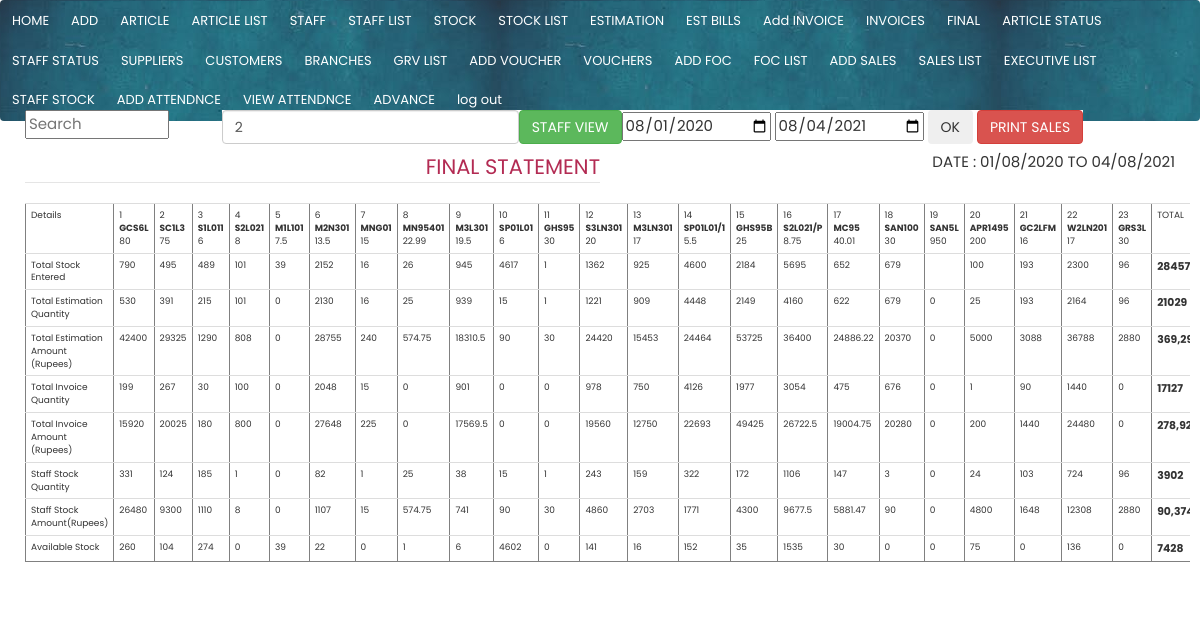
/view/final.php (signed in), run on the app's committed database.
### tables this page shows
CREATE TABLE `articles` (
  `article_id` int(11) NOT NULL,
  `article_name` varchar(250) NOT NULL,
  `supplier_id` int(11) NOT NULL,
  `article_price` decimal(11,2) NOT NULL,
  `article_stock` int(11) DEFAULT 0,
  `article_no` varchar(250) NOT NULL,
  `sales_price` decimal(11,2) NOT NULL,
  `hsn_no` varchar(250) NOT NULL,
  `sgst` varchar(250) NOT NULL,
  `cgst` varchar(250) NOT NULL,
  `igst` varchar(250) NOT NULL,
  `staff_stock` int(11) DEFAULT 0,
  `enter_datetime` datetime NOT NULL DEFAULT current_timestamp(),
  `sold` int(11) DEFAULT 0,
  `dsold` int(11) DEFAULT 0,
  `fsold` int(11) DEFAULT 0,
  `cess` decimal(11,2) NOT NULL
);

### view/final.php (called while the page is built)
<?php
include '../connect.php';
include '../main/navbar.php';
include '../view/final_all.php';
?>

### connect.php (called while the page is built, shortened)
<?php
   $date = date("Y-m-d");
?>

### view/final_all.php (the view, shortened to what this page needs)
<?php
$from_date='2020-08-01';
$to_date=$date;
$staff_id=2;
?>
<!DOCTYPE html>
<html>
<head>
</head>
<body>
 <div class="col-lg-2" ><input  placeholder="Search" id="myInput" type="text" style="width: 12vw;color: black;margin-bottom: 1vw;">   </div>
 <div class="col-lg-10" >
  <table>
    <tr>
    <td>
      <input list="staffs" id="executive_id"  class="form-control" style="*width: 12vw;" onchange="staff_refresh(this.value);" value="<?php echo $staff_id ?>"  name="staff_id" placeholder="SEARCH STAFF" >
    </td>
<td>
  <input type="button" id="mode" class="btn btn-success" value="STAFF VIEW" onclick="refresh_again3()">
</td>
    <td>
<td>
  <input  type="date" name="from_date" value="<?php echo $from_date;?>" id="from_date">
  <input  type="date" name="to_date" value="<?php echo $to_date;?>" id="to_date">
  <button class="btn btn-md" onclick="date_filter();">OK </button>
  <button class="btn btn-danger"  onclick="print_page()">PRINT SALES</button>
</td>
</tr>
</table>
</div>
<div id="printableArea"  class="col-md-12" style="overflow: auto; ">
<div style="width: 50%;float: left;text-align: right;"><legend> FINAL STATEMENT </legend> </div>
<div style="width: 50%;float: right;text-align: right;">DATE : <?php echo  date("d/m/Y", strtotime($from_date)) ?> TO <?php echo date("d/m/Y", strtotime($to_date)) ?></div>
      <table style="font-size: .75vw;*display: none;*font-family: unset;" border="1" id="all_table" class="table-condensed table table-hover table-stiped ">
        <tr ><td style="width: 1vw;">Details</td>
          <?php
            $sql="SELECT count(article_id) as total_article FROM `articles`";
          $query=mysqli_query($conn,$sql);
          $fetch=mysqli_fetch_array($query);
          $total_article=$fetch['total_article'];
          $wsql="select * from articles";
          $query=mysqli_query($conn,$wsql);
          $i=1;
          $sum=0;
          while($fetch=mysqli_fetch_array($query))
          {
            ?> <td> <table> <tr>
              <?php
              $sgst=0 ;
              $cgst=0 ;
              $igst=0 ;
              $sales_price=$fetch["sales_price"];
              if (is_numeric($fetch["sgst"])) { $sgst= $fetch["sgst"];} else{ $sgst=0 ;}
if (is_numeric($fetch["cgst"])) { $cgst= $fetch["cgst"];}else{$cgst=0 ;}
if (is_numeric($fetch["igst"])) {  $igst= $fetch["igst"];}else{   $igst=0 ;}
$sgst=$sales_price*($sgst/100);
$cgst=$sales_price*($cgst/100);
$igst=$sales_price*($igst/100);
              $item_price[$i]=$fetch["sales_price"]+$sgst+$cgst+$igst;
              $est_qty[$i]=0;
              $stock_qty[$i]=0;
              $avail_qty[$i]=0;
              $est_mrp[$i]=0;
              $sls_qty[$i]=0;
              $sls_mrp[$i]=0;
              ?>
              <td><?php echo $fetch["article_id"]?></td></tr><tr>
              <td style="font-weight: bold;"><?php echo $fetch["article_no"]; ?>
               </td></tr><tr><td>
               <?php
               echo round($item_price[$i],2);
               $item_price[$i]=round($item_price[$i],2);
             ?></td> </tr></table></td>
            <?php
            $i++;
          }
          ?>
          <td  >
<table>
  <tr>
    <td>TOTAL</td>
  </tr>
</table>
          </td>
        </tr>
          <tr>
          <td>
            Total Stock Entered
          </td>
            <?php
            $stock_sum=0;
             for($p=1;$p<=$total_article;$p++)
          {
                     $sql7="SELECT SUM(article_qty) as stock_qty from stocks where article_id='$p' AND stock_date BETWEEN '$from_date' AND '$to_date'";
                         $query7=mysqli_query($conn,$sql7);
           $fetch7=mysqli_fetch_array($query7);
            ?>
           <td ><?php
 $stock_qty[$p]=$fetch7["stock_qty"];
 echo $stock_qty[$p];
           $stock_sum+= $fetch7["stock_qty"];
            ?>
           </td>
            <?php
          }
          ?>
            <td class="total_td"><?php echo $stock_sum;?></td>
        </tr>
        <tr>
          <td>Total Estimation Quantity</td>
          <?php
          for($j=1;$j<=$total_article;$j++)
          {
           $sql1="SELECT SUM(estimation_articles.article_qty) as est_sum FROM `estimation_articles` LEFT JOIN estimation on estimation.sales_id=estimation_articles.sales_id where estimation_articles.article_id='$j' AND estimation.sales_date BETWEEN '$from_date' AND '$to_date'";
           $query1=mysqli_query($conn,$sql1);
           $fetch1=mysqli_fetch_array($query1);
           ?>
           <td ><?php
           if (isset($fetch1["est_sum"])) {
          } else
          {
                $fetch1["est_sum"]=0;
          }
             echo $fetch1["est_sum"];
            $sum+= $fetch1["est_sum"];
           $est_qty[$j]=$fetch1["est_sum"];
          ?></td>
          <?php
        }
        ?><td class="total_td"><?php echo $sum;?></td>
      </tr>
        <tr>
          <td>Total Estimation Amount (Rupees)</td>
          <?php
       $total_est=0;
          for($j=1;$j<=$total_article;$j++)
          {
           ?>
           <td >
            <?php
            $est_mrp[$j]=$est_qty[$j]* $item_price[$j];
            $total_est=$total_est+ $est_mrp[$j];
                     echo $est_mrp[$j];
          ?></td>
          <?php
        }
        ?><td class="total_td"><?php echo number_format($total_est,2);?> </td>
      </tr>
       <tr>
          <td>Total Invoice Quantity</td>
          <?php
$sales_total=0;
          for($j=1;$j<=$total_article;$j++)
          {
           $sql1="SELECT SUM(sales_articles.article_qty) as sls_sum FROM `sales_articles` LEFT JOIN sales on sales.sales_id=sales_articles.sales_id where sales.category=0 and sales_articles.article_id='$j' AND sales.sales_date BETWEEN '$from_date' AND '$to_date'";
           $query1=mysqli_query($conn,$sql1);
           $fetch1=mysqli_fetch_array($query1);
           ?>
           <td ><?php
           if (isset($fetch1["sls_sum"])) {
          } else
          {
                $fetch1["sls_sum"]=0;
          }
             echo $fetch1["sls_sum"];
            $sales_total+= $fetch1["sls_sum"];
           $sls_qty[$j]=$fetch1["sls_sum"];
          ?></td>
          <?php
        }
        ?><td class="total_td"><?php echo $sales_total;?></td>
      </tr>
        <tr>
          <td>Total Invoice   Amount (Rupees)</td>
          <?php
$total_inv=0;
          for($j=1;$j<=$total_article;$j++)
          {
           ?>
           <td >
            <?php
              $sls_mrp[$j]=$sls_qty[$j]* $item_price[$j];
            $total_inv=$total_inv+$sls_mrp[$j];
                     echo $sls_mrp[$j];
          ?></td>
          <?php
        }
        ?><td class="total_td"><?php echo number_format($total_inv,2);?> </td>
      </tr>
       <tr>
          <td>Staff Stock Quantity</td>
          <?php
$diff_qty_sum=0;
          for($j=1;$j<=$total_article;$j++)
          {
           ?>
           <td ><?php
         $diff_qty=$est_qty[$j]-$sls_qty[$j];
         echo $diff_qty;
         $diff_qty_sum=$diff_qty_sum+$diff_qty;
          ?></td>
          <?php
        }
        ?><td class="total_td"><?php echo $diff_qty_sum;?></td>
      </tr>
        <tr>
          <td>Staff Stock Amount(Rupees)</td>
          <?php
$diff_mrp_sum=0;
          for($j=1;$j<=$total_article;$j++)
          {
           ?>
           <td >
            <?php
              $diff_mrp=$est_mrp[$j]-$sls_mrp[$j];
         echo $diff_mrp;
         $diff_mrp_sum+=$diff_mrp
          ?></td>
          <?php
        }
        ?><td class="total_td"><?php echo number_format($diff_mrp_sum,2);?> </td>
      </tr>
      <tr>
       <td>
          Available Stock
       </td>
<?php   $total_avail_qty=0;
 for($i=1;$i<=$total_article;$i++)
          {?>
            <td>
              <?php
              $avail_qty[$i]= $stock_qty[$i]-$est_qty[$i];
  echo $avail_qty[$i];
  $total_avail_qty+=$avail_qty[$i]
              ?>
            </td>
         <?php }?>
         <td class="total_td">
           <?php echo $total_avail_qty;?>
         </td>
      </tr>
     </table>
</div>
</div>
</body>
</html>

### css/w3.css (style rules this page uses)
html { box-sizing:border-box }
*,*:before,*:after { box-sizing:inherit }
html { -ms-text-size-adjust:100%;-webkit-text-size-adjust:100% }
body { margin:0 }
button,input,select,textarea,optgroup { font:inherit;margin:0 }
button,input { overflow:visible }
button,select { text-transform:none }
button,[type=button],[type=reset],[type=submit] { -webkit-appearance:button }
legend { color:inherit;display:table;max-width:100%;padding:0;white-space:normal }
html,body { font-family:Verdana,sans-serif;font-size:15px;line-height:1.5 }
html { overflow-x:hidden }

### main/navbar.php (style rules this page uses)
body { margin:0; }

### view/final_all.php (style rules this page uses)
.total_td { font-weight: bold; font-size: .9vw; }

### data on the page
articles: article_id "1", article_no "GCS6L", i "80", article_stock "260"
articles: article_id "2", article_no "SC1L3", i "75"
articles: article_id "3", article_no "S1L011", i "6"
articles: article_id "4", article_no "S2L021", i "8"
articles: article_id "5", article_no "M1L101", i "7.5", article_stock "39", supplier "1"
articles: article_id "6", article_no "M2N301", i "13.5"
articles: article_id "7", article_no "MNG01", i "15"
articles: article_id "8", article_no "MN95401", i "22.99"
articles: article_id "9", article_no "M3L301", i "19.5"
articles: article_id "10", article_no "SP01L01", i "6"
articles: article_id "11", article_no "GHS95", i "30"
articles: article_id "12", article_no "S3LN301", i "20"
articles: article_id "13", article_no "M3LN301", i "17"
articles: article_id "14", article_no "SP01L01/1", i "5.5"
articles: article_id "15", article_no "GHS95B", i "25"
articles: article_id "16", article_no "S2L021/P", i "8.75"
articles: article_id "17", article_no "MC95", i "40.01"
articles: article_id "18", article_no "SAN100", i "30"
articles: article_id "19", article_no "SAN5L", i "950"
articles: article_id "20", article_no "APR1495", i "200"
articles: article_id "21", article_no "GC2LFM", i "16", sold "90"
articles: article_id "22", article_no "W2LN201", i "17"
articles: article_id "23", article_no "GRS3L", i "30"

### other printed values
date("d/m/Y", strtotime($from_date)) "01/08/2020"
date("d/m/Y", strtotime($to_date)) "04/08/2021"
$stock_qty[$p] "790"
$stock_qty[$p] "495"
$stock_qty[$p] "489"
$stock_qty[$p] "101"
$stock_qty[$p] "2152"
$stock_qty[$p] "16"
$stock_qty[$p] "26"
$stock_qty[$p] "945"
$stock_qty[$p] "4617"
$stock_qty[$p] "1362"
$stock_qty[$p] "925"
$stock_qty[$p] "4600"
$stock_qty[$p] "2184"
